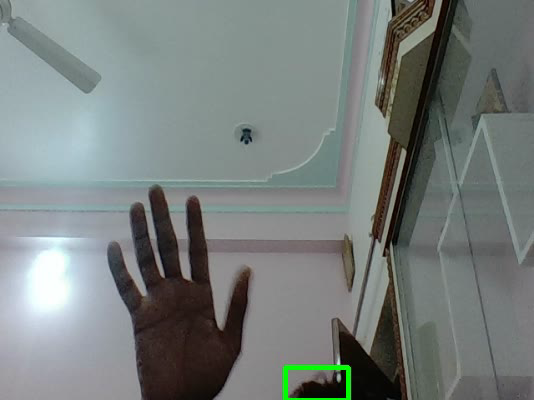
#> input picture frame 17 of motion_detection/filename.avi, 534 x 400 px, given in place of , which was not available
$ python m_detector.py
#> lines starting #> are read from the running program, lines starting #| are printed output that depends on the picture; pictures that were not available may be replaced by others from this repository, and a replacement may not be noted
#Importing the libraries
import cv2
import numpy as np
import time
# import pandas as pd
# from datetime import datetime


#initializing variables
first_frame = None #Stagnant frame from which we'll compare
next_frame = None
status_list = [None,None] # This keeps a record of motion
times = [] #This keeps the time stamp of detected motion (different for different objects)
#df = pd.DataFrame(columns = ["Start", "End"]) #columns to keep the record of motionstart and motionend


cap = cv2.VideoCapture('rtsp://admin:admin123@192.168.0.104:554/')
# [4 lines of commented-out code are left out]
fps = int(cap.get(cv2.CAP_PROP_FPS))
# initiates a video Writer - location/filename, writing format, fps, size(dimensions)
result = cv2.VideoWriter('motion_detection/filename.avi',
                       cv2.VideoWriter_fourcc(*'MJPG'),
                       fps, (534,400))


# print("after")
count = 0
start =time.time()
while(True):
    #Read Input
    ret, frame = cap.read()
#> frame is the input picture: shape (400, 534, 3); mean B, G, R 124.5, 126.4, 119.5
    if not ret:
    	print('couldnt access camera')
    	break
    #status = 0
    count = count + 1
    frame = frame[:][100:]
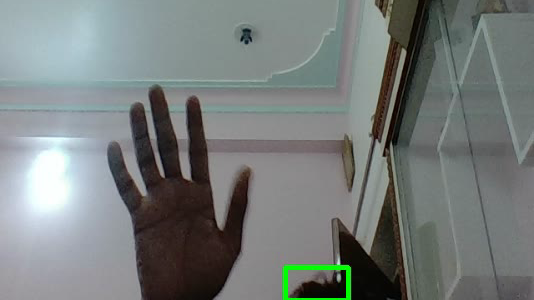
#> frame: shape (300, 534, 3); mean B, G, R 123, 124.4, 118.6
    #resized to 534*400(after trimming the time stamp)
    frame = cv2.resize(frame, (534,400))
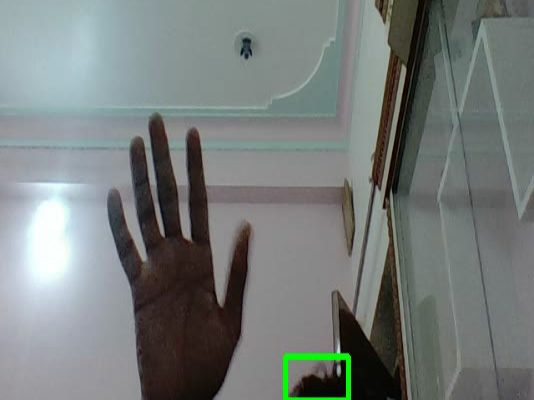
#> frame: shape (400, 534, 3); mean B, G, R 123, 124.4, 118.6
    #Grayscale Conversion
    gray = cv2.cvtColor(frame, cv2.COLOR_BGR2GRAY)
    gray = cv2.GaussianBlur(gray,(21,21),0)
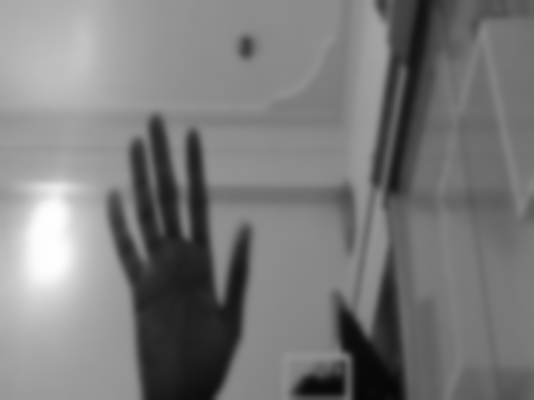
#> gray: shape (400, 534); min 7, max 254, mean 122.4
    # So that the first frame is read only once
    if first_frame is None:
        first_frame = gray
        continue

    #Calculates difference to detect motion
    delta_frame = cv2.absdiff(first_frame, gray)
    #Applies Threshold
    thresh_delta = cv2.threshold(delta_frame, 30, 255, cv2.THRESH_BINARY)[1]
    thresh_delta = cv2.dilate(thresh_delta, None, iterations=0)
    #finding contours on the white portion(made by the threshold)
    cnts,_ = cv2.findContours(thresh_delta.copy(), cv2.RETR_EXTERNAL, cv2.CHAIN_APPROX_SIMPLE)


    for contour in cnts:
        #Ignoring small Motions, i.e. noise and small insects
        if cv2.contourArea(contour)<1000:
            continue
        #motion Detected
        #status = 1
        #Drawing the rectangles around the contours identified
        (x, y, w, h) = cv2.boundingRect(contour)
        cv2.rectangle(frame, (x,y), (x+w, y+h), (0,255,0), 3)
        #saving the image of the moving object
        # cv2.imwrite("motion_detection/spotted.jpg", frame)
        #saving the video
        result.write(frame)

    #appending the motion detection status
    #status_list.append(status)

    # Trimming the the status list to last two objects
    #status_list = status_list[-2:]
    #It means that the object has entered the frame
    #if status_list[-1]==1 and status_list[-2]==0:
    #    times.append(datetime.now())
    #It means that the object moving has left the frame
    #if status_list[-1]==0 and status_list[-2]==1:
    #   times.append(datetime.now())

    # Show Output
    # cv2.imshow('capturing', gray)#gray scale image
    # cv2.imshow('delta', delta_frame)#difference btween the first and current frame
    # cv2.imshow('thresh', thresh_delta)#thresholded frame
    cv2.imshow("frame",frame)#Frame

    #Quiting (Reading the key)
    key = cv2.waitKey(1)
    # if count>120:
        # break
    if key == ord('q'):
        break
end = time.time()
# [10 lines of commented-out code are left out]
cap.release()
cv2.destroyAllWindows()

$ run again, starting later in the video
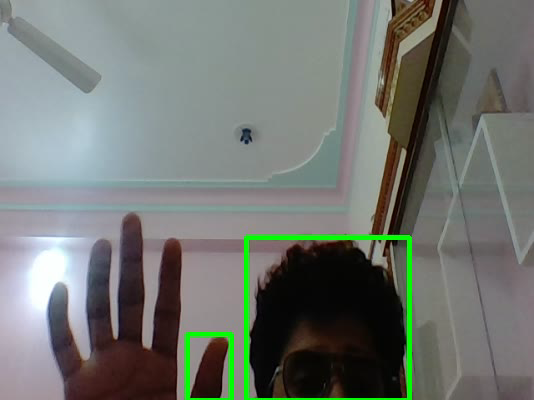
#> input picture frame 79 of motion_detection/filename.avi, 534 x 400 px, given in place of , which was not available
#> frame is the input picture: shape (400, 534, 3); mean B, G, R 113, 118.2, 113.4
#> `frame = frame[:][100:]`:
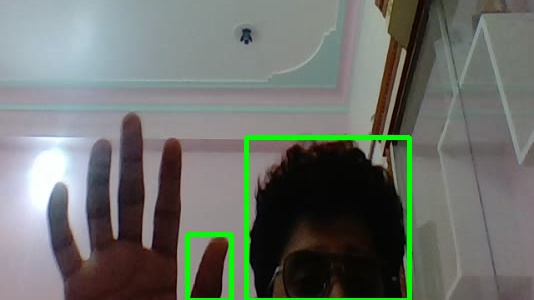
#> frame: shape (300, 534, 3); mean B, G, R 107.9, 113.4, 108.9
#> `gray = cv2.GaussianBlur(gray,(21,21),0)`:
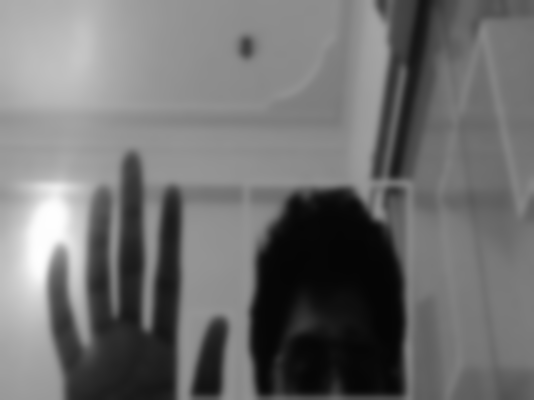
#> gray: shape (400, 534); min 5, max 254, mean 111.4

$ run again, starting later in the video
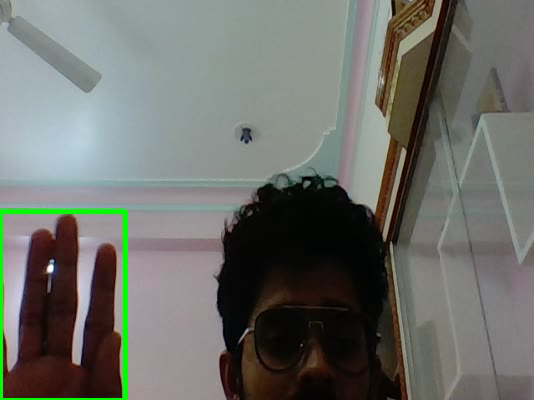
#> input picture frame 140 of motion_detection/filename.avi, 534 x 400 px, given in place of , which was not available
#> frame is the input picture: shape (400, 534, 3); mean B, G, R 105.8, 110.9, 108.9
#> `frame = frame[:][100:]`:
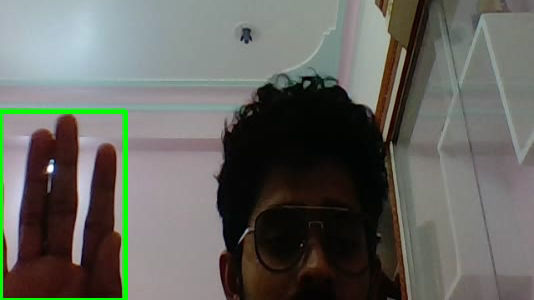
#> frame: shape (300, 534, 3); mean B, G, R 96.5, 101.7, 101.1
#> `gray = cv2.GaussianBlur(gray,(21,21),0)`:
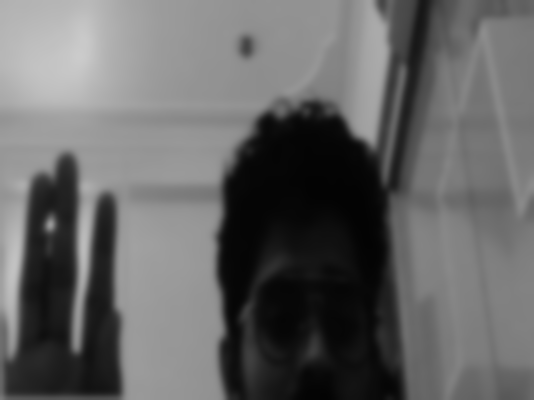
#> gray: shape (400, 534); min 3, max 203, mean 100.8
